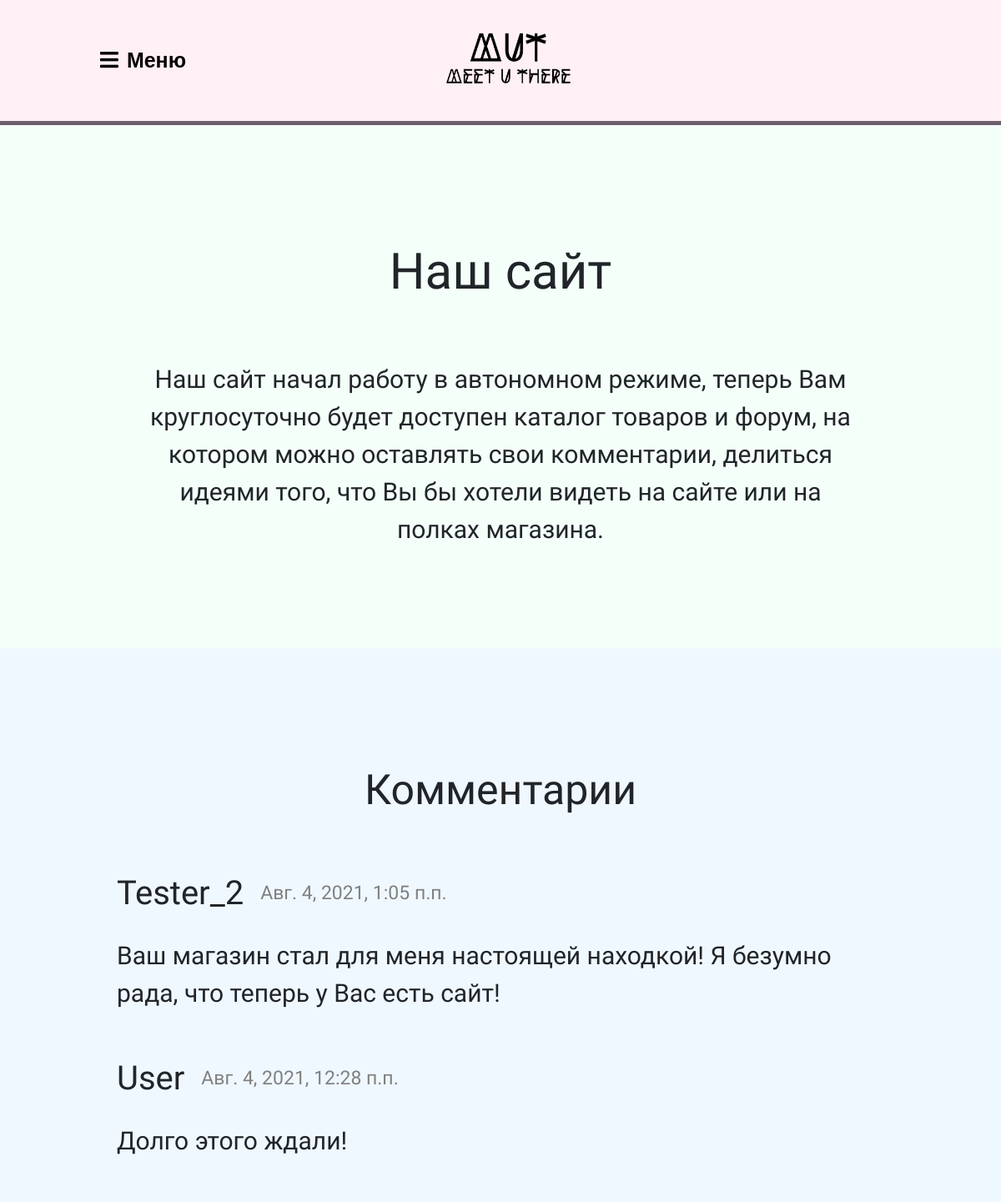
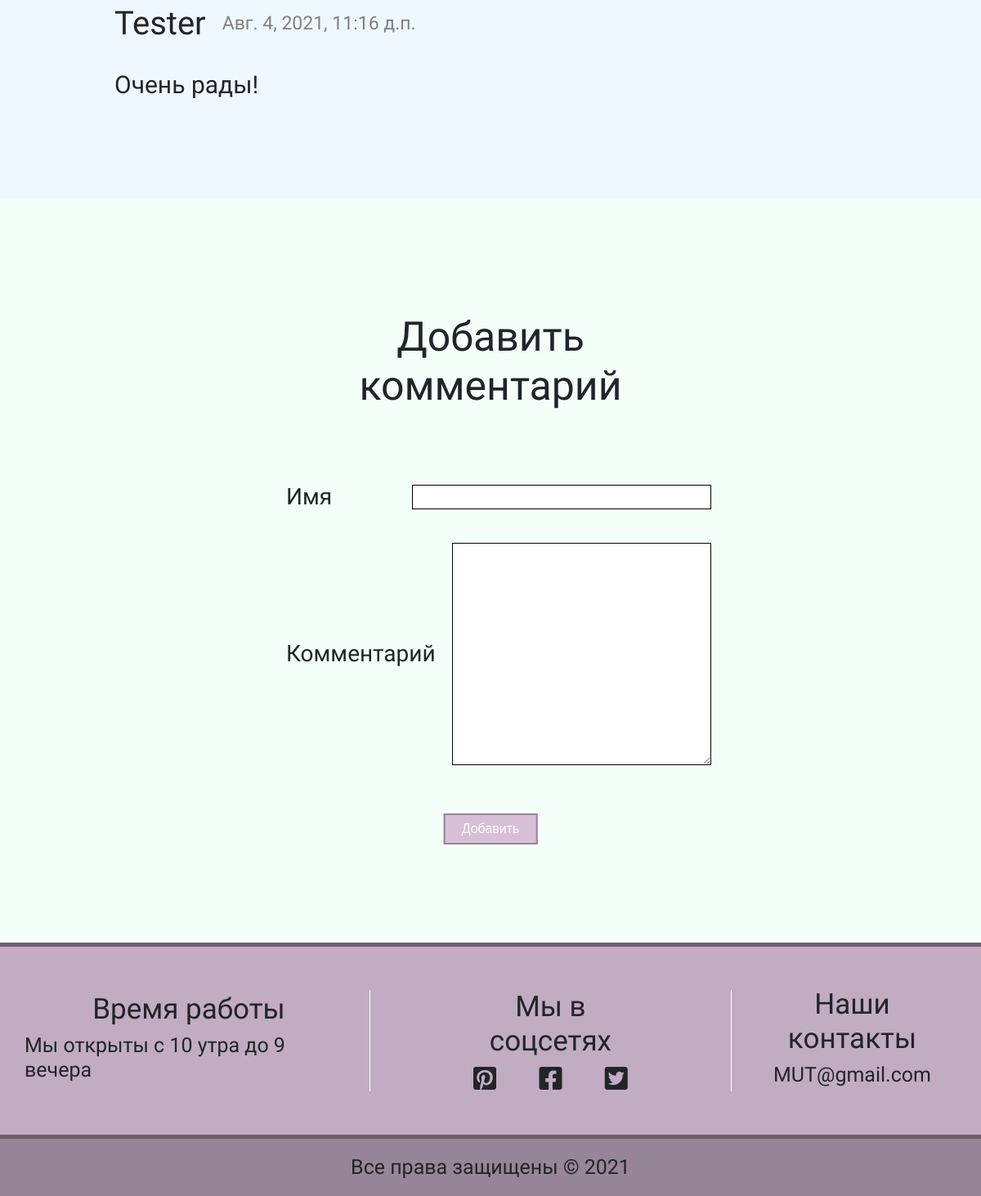
The app's page /blog/post-1 (signed in) with its own data (2 pictures, top to bottom).
### blog/models.py (models this page shows)
class Post(models.Model):
    title = models.CharField(max_length=255, verbose_name='Заголовок')
    slug = models.SlugField()
    intro = models.TextField(verbose_name='Интро')
    body = models.TextField(verbose_name='Содержание')
    date_added = models.DateTimeField(auto_now_add=True, verbose_name='Дата создания')
    img = models.ImageField(upload_to='img/', verbose_name='Фото', blank=True)
    class Meta:
        ordering = ['-date_added']

class Comment(models.Model):
    post = models.ForeignKey(Post, related_name='comments', on_delete=models.CASCADE)
    name = models.CharField(max_length=255, verbose_name='Имя')
    body = models.TextField(verbose_name='Комментарий')
    date_added = models.DateTimeField(auto_now_add=True, verbose_name='Дата создания')
    class Meta:
        ordering = ['-date_added']

### blog/views.py (the view)
# urls.py: path('<slug:slug>', post_detail, name='post_detail'),
def post_detail(request, slug):
    post = Post.objects.get(slug=slug)
    if request.method == 'POST':
        form = CommentForm(request.POST)
        if form.is_valid():
            comment = form.save(commit=False)
            comment.post = post
            comment.save()
            return redirect('post_detail', slug=post.slug)
    else:
        form = CommentForm()
    return render(request, 'blog/post_detail.html', {'post': post, 'form': form})

### blog/forms.py
class CommentForm(forms.ModelForm):
    class Meta:
        model = Comment
        fields = ['name', 'body']

### blog/templates/blog/post_detail.html (shortened to what this page needs)
{% extends 'MUT_app/layout.html' %}
{% block content %}
    <div class="container_0">
        <div class="container_post">
            <div class="container_post__content">
                <h1>{{ post.title }}</h1>
                <p>{{ post.body|safe }}</p>
            </div>
        </div>
    </div>
    <div class="container_comments">
        <div class="container_comments__content">
            <h1>Комментарии</h1>
            {% for comment in post.comments.all %}
                <div class="one_str">
                    <h4>{{ comment.name }}</h4>
                    <h5>{{ comment.date_added }}</h5>
                </div>
                <p>{{ comment.body }}</p>
            {% empty %}
                <h3>Пока к этой записи нет комментариев, будь первым!</h3>
            {% endfor %}
        </div>
    </div>
    <div class="container_post">
        <div class="container_comments__add">
            <h1>Добавить комментарий</h1>
            <form method="post">
                <div class="one_str">
                    <label>{{ form.name.label }}</label>
                    {{ form.name }}
                </div>
                <div class="one_str">
                    <label>{{ form.body.label }}</label>
                    {{ form.body }}
                </div>
                <br>
                <button type="submit">Добавить</button>
            </form>
        </div>
    </div>
{% endblock %}

### MUT_app/static/css/MUT_app.css (style rules this page uses)
input { outline:none; padding: 0 10px; }
* { margin: 0; padding: 0; text-decoration: none; }
html { height: 100%; overflow-x: hidden; }
body { font-family: Montserrat, sans-serif; background: rgb(248, 232, 243); }
.container_0 { margin-top: 150px; }
.container_goods__1 h1, .container_party__img h1, .container_about__img h1, .container_goods__2 h1, .container_catalog h1, .container_profile h1, .container_blog h1, .container_post h1 { font-family: Amatic SC, cursive; font-size: 60px; padding-top: 80px; padding-bottom: 70px; text-align: center; margin: 0; }
.container_party__img p, .container_about__img p, .container_profile p, .container_post p { font-family: Amatic SC, cursive; text-align: center; padding: 0 40px 60px; font-size: 30px; margin: 0; }
button { background: thistle; color: white; padding: 5px 20px; border: 2px solid #978697; margin-top: 15px; font-size: 16px; text-align: center; margin-bottom: 60px; position: relative; left: 50%; transform: translate(-50%, 0); }
.container_post { background: #F5FFFA; width: 100%; padding: 60px 0; }
.container_post__content { width: 100%; max-width: 1000px; margin: 0 auto; height: 100%; padding: 0 40px; }
.container_comments { background: #F0F8FF; width: 100%; padding: 60px 0; }
.container_comments__content { width: 100%; max-width: 1000px; margin: 0 auto; padding: 0 40px; }
.container_comments__content h4 { font-family: 'Amatic SC', cursive; font-size: 40px; padding-right: 20px; }
.container_comments__content h5 { font-family: 'Amatic SC', cursive; font-size: 23px; color: gray; }
.container_comments__content p { font-family: Amatic SC, cursive; font-size: 30px; padding-bottom: 40px; }
.one_str { display: flex; align-items: center; margin-bottom: 20px; }
input, textarea { border: 1px solid black; }
.container_comments__content h1, .container_comments__add h1 { text-align: center; padding-top: 80px; padding-bottom: 70px; font-family: 'Amatic SC', cursive; font-size: 50px; margin: 0; }
.container_comments__add { width: 100%; max-width: 600px; margin: 0 auto; display: block; padding: 0 30px; }
.container_comments__add label { font-family: 'Amatic SC', cursive; font-size: 28px; padding: 15px 20px!important; display: flex; }
.container_comments__add input#id_name { margin: 0 auto; width: 100%; margin-left: 78px; }
input { min-height: 30px; }
.container_comments__add textarea { padding: 15px; }
input, optgroup, select, textarea { font-family: 'Montserrat', sans-serif; line-height: normal; font-size: 20px; }

### records on screen
Post: title "Наш сайт", body "Наш сайт начал работу в автономном режиме, теперь Вам круглосуточно будет доступен каталог товаров и форум, на котором можно оставлять свои комментарии, делиться идеями того, что Вы бы хотели видеть на сайте или на полках магазина."
Comment: name "Tester_2", date_added "Авг. 4, 2021, 1:05 п.п.", body "Ваш магазин стал для меня настоящей находкой! Я безумно рада, что теперь у Вас есть сайт!"
Comment: name "User", date_added "Авг. 4, 2021, 12:28 п.п.", body "Долго этого ждали!"
Comment: name "Tester", date_added "Авг. 4, 2021, 11:16 д.п.", body "Очень рады!"
